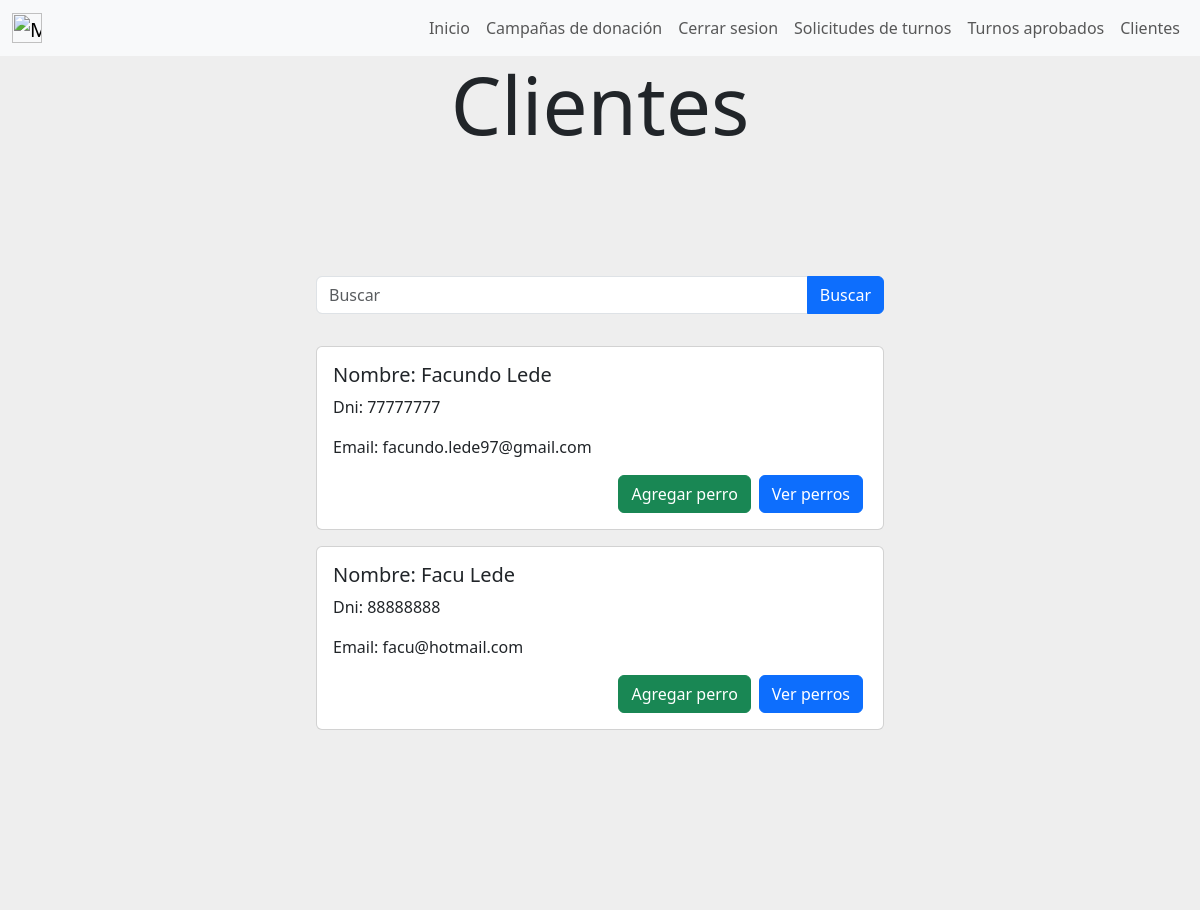
The page /clientes (signed in) on the database as committed earlier.
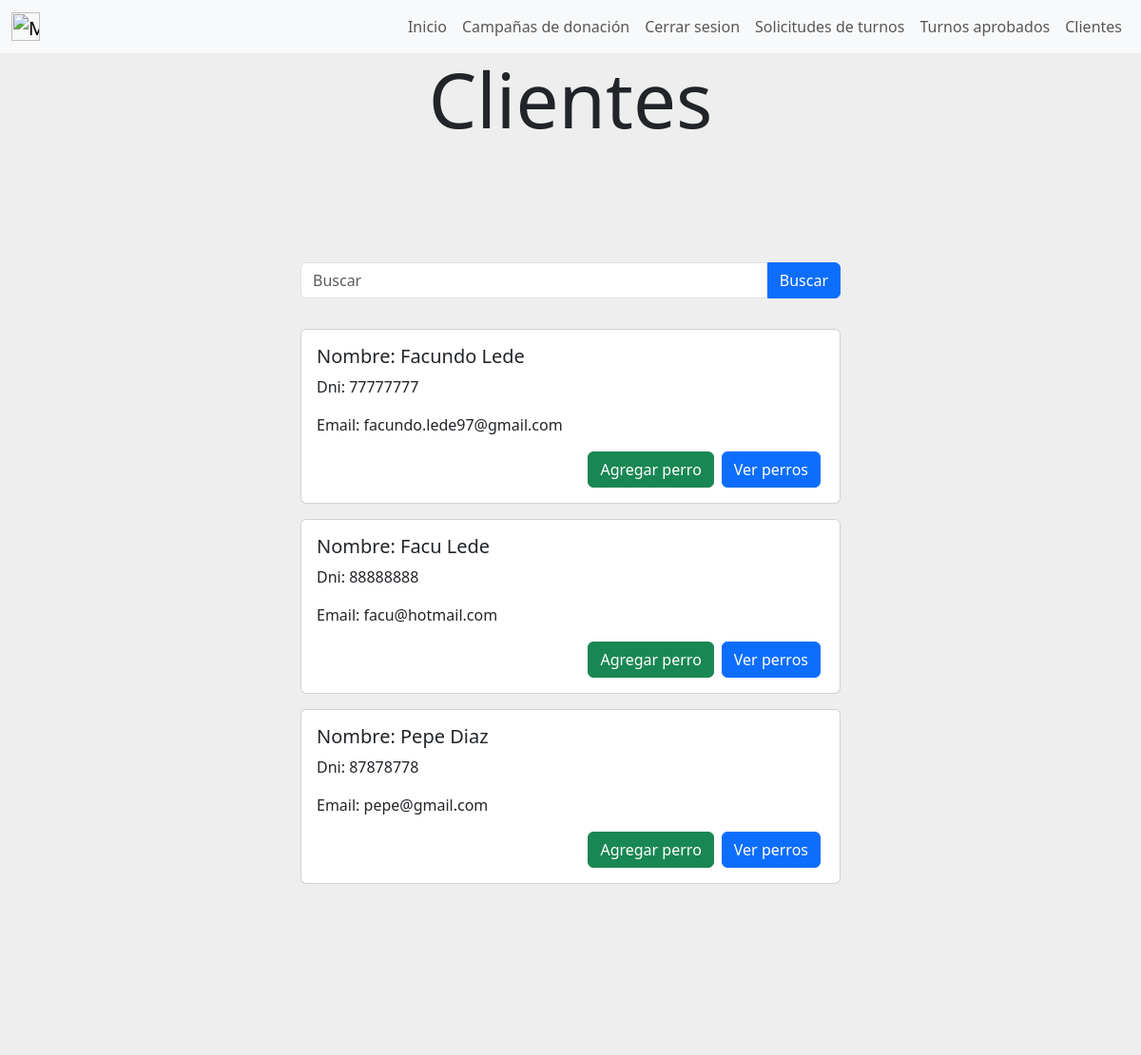
The same page on the database as committed later.
### user/models.py (models this page shows)
class User(AbstractUser):
    dni = models.CharField(max_length=8, unique=True)
    email = models.EmailField(unique=True)

### gestion_de_clientes/views.py (the view)
# urls.py: path('clientes',views.clientes, name= "clientes"),
def clientes(request):
    search_query = request.GET.get("search")
    clientes = User.objects.filter(is_superuser=False)
    if request.method == "GET" and "search" in request.GET:
        if search_query:
            clientes = clientes.filter(dni__icontains=search_query)
    context = {
        "clientes": clientes,
        "search_query": search_query
    }
    return render(request, "gestion_de_clientes/clientes.html", context)

### gestion_de_clientes/templates/gestion_de_clientes/clientes.html (shortened to what this page needs)
{% extends "gestion_de_usuarios/base.html" %}
{% block content %}
{% if user.is_superuser %}
<div style="background-color:#eee;height: 20%;text-align: center;">
    <h1 class="display-1">Clientes</h1>
</div>
<div style="background-color:#eee;height: 5%;text-align: center;">
</div>
<div class="container-fluid" style="background-color: #eee; padding: 20px;">
    <div class="row justify-content-center">
        <div class="col-md-6">
            <form action="" method="GET" class="input-group">
                <input type="text" class="form-control" name="search" placeholder="Buscar" aria-label="Buscar" aria-describedby="search-button">
                <button class="btn btn-primary" type="submit" id="search-button">Buscar</button>
            </form>
        </div>
    </div>
    {% if clientes.count != 0 %}
        {% if search_query %}
            {% for cliente in clientes %}
            <div class="row justify-content-center mt-3">
                <div class="col-md-6">
                    <div class="card">
                        <div class="card-body">
                            <h5 class="card-title">Nombre: {{ cliente.first_name }} {{cliente.last_name}}</h5>
                            <p class="card-text">Dni: {{ cliente.dni }}</p>
                            <p class="card-text">Email: {{ cliente.email }}</p>
                            <div class="d-flex justify-content-end">
                                <a href = "{% url 'cargar_perro' cliente.id %}" class="btn btn-success mx-1">Agregar perro</a>
                                <a href = "{% url 'ver_perros_cliente' cliente.id %}" class="btn btn-primary mx-1">Ver perros</a>
                            </div>
                        </div>
                    </div>
                </div>
            </div>
            {% endfor %}
        {% else %}
            {% for cliente in clientes %}
                <div class="row justify-content-center mt-3">
                    <div class="col-md-6">
                        <div class="card">
                            <div class="card-body">
                                <h5 class="card-title">Nombre: {{ cliente.first_name }} {{cliente.last_name}}</h5>
                                <p class="card-text">Dni: {{ cliente.dni }}</p>
                                <p class="card-text">Email: {{ cliente.email }}</p>
                                <div class="d-flex justify-content-end">
                                    <a href = "{% url 'cargar_perro' cliente.id %}" class="btn btn-success mx-1">Agregar perro</a>
                                    <a href = "{% url 'ver_perros_cliente' cliente.id %}" class="btn btn-primary mx-1">Ver perros</a>
                                </div>
                            </div>
                        </div>
                    </div>
                </div>
            {% endfor %}
        {% endif %}
        </div>
        <div style="background-color:#eee;height: 20%;"></div>
        {% endif %}
{% endif %}
{% endblock %}

Rows that differ between the two databases and show on the page:
added User: first_name "Pepe", last_name "Diaz", dni "87878778", email "pepe@gmail.com"
